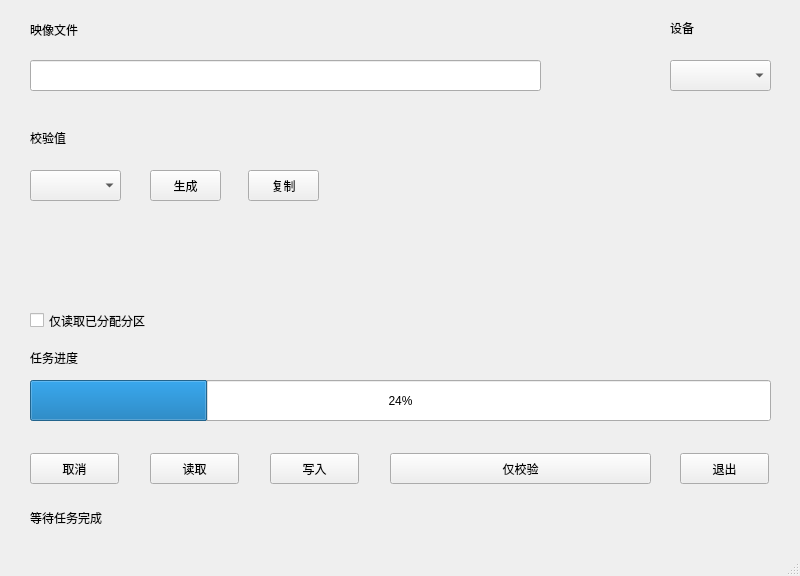
<?xml version="1.0" encoding="UTF-8"?>
<ui version="4.0">
 <class>MainWindow</class>
 <widget class="QMainWindow" name="MainWindow">
  <property name="geometry">
   <rect>
    <x>0</x>
    <y>0</y>
    <width>800</width>
    <height>576</height>
   </rect>
  </property>
  <property name="windowTitle">
   <string>MainWindow</string>
  </property>
  <widget class="QWidget" name="centralwidget">
   <widget class="QLabel" name="label">
    <property name="geometry">
     <rect>
      <x>30</x>
      <y>20</y>
      <width>61</width>
      <height>20</height>
     </rect>
    </property>
    <property name="text">
     <string>映像文件</string>
    </property>
   </widget>
   <widget class="QLabel" name="label_2">
    <property name="geometry">
     <rect>
      <x>670</x>
      <y>20</y>
      <width>72</width>
      <height>15</height>
     </rect>
    </property>
    <property name="text">
     <string>设备</string>
    </property>
   </widget>
   <widget class="QLabel" name="label_3">
    <property name="geometry">
     <rect>
      <x>30</x>
      <y>130</y>
      <width>72</width>
      <height>15</height>
     </rect>
    </property>
    <property name="text">
     <string>校验值</string>
    </property>
   </widget>
   <widget class="QLabel" name="label_4">
    <property name="geometry">
     <rect>
      <x>30</x>
      <y>350</y>
      <width>72</width>
      <height>15</height>
     </rect>
    </property>
    <property name="text">
     <string>任务进度</string>
    </property>
   </widget>
   <widget class="QLabel" name="label_6">
    <property name="geometry">
     <rect>
      <x>30</x>
      <y>510</y>
      <width>111</width>
      <height>16</height>
     </rect>
    </property>
    <property name="text">
     <string>等待任务完成</string>
    </property>
   </widget>
   <widget class="QLineEdit" name="lineEdit">
    <property name="geometry">
     <rect>
      <x>30</x>
      <y>60</y>
      <width>511</width>
      <height>31</height>
     </rect>
    </property>
   </widget>
   <widget class="QComboBox" name="comboBox">
    <property name="geometry">
     <rect>
      <x>670</x>
      <y>60</y>
      <width>101</width>
      <height>31</height>
     </rect>
    </property>
   </widget>
   <widget class="QComboBox" name="comboBox_2">
    <property name="geometry">
     <rect>
      <x>30</x>
      <y>170</y>
      <width>91</width>
      <height>31</height>
     </rect>
    </property>
   </widget>
   <widget class="QCheckBox" name="checkBox">
    <property name="geometry">
     <rect>
      <x>30</x>
      <y>310</y>
      <width>151</width>
      <height>21</height>
     </rect>
    </property>
    <property name="text">
     <string>仅读取已分配分区</string>
    </property>
   </widget>
   <widget class="QProgressBar" name="progressBar">
    <property name="geometry">
     <rect>
      <x>30</x>
      <y>380</y>
      <width>741</width>
      <height>41</height>
     </rect>
    </property>
    <property name="value">
     <number>24</number>
    </property>
   </widget>
   <widget class="QPushButton" name="pushButton">
    <property name="geometry">
     <rect>
      <x>30</x>
      <y>453</y>
      <width>89</width>
      <height>31</height>
     </rect>
    </property>
    <property name="text">
     <string>取消</string>
    </property>
   </widget>
   <widget class="QPushButton" name="pushButton_2">
    <property name="geometry">
     <rect>
      <x>150</x>
      <y>453</y>
      <width>89</width>
      <height>31</height>
     </rect>
    </property>
    <property name="text">
     <string>读取</string>
    </property>
   </widget>
   <widget class="QPushButton" name="pushButton_3">
    <property name="geometry">
     <rect>
      <x>270</x>
      <y>453</y>
      <width>89</width>
      <height>31</height>
     </rect>
    </property>
    <property name="text">
     <string>写入</string>
    </property>
   </widget>
   <widget class="QPushButton" name="pushButton_5">
    <property name="geometry">
     <rect>
      <x>390</x>
      <y>453</y>
      <width>261</width>
      <height>31</height>
     </rect>
    </property>
    <property name="text">
     <string>仅校验</string>
    </property>
   </widget>
   <widget class="QPushButton" name="pushButton_6">
    <property name="geometry">
     <rect>
      <x>680</x>
      <y>453</y>
      <width>89</width>
      <height>31</height>
     </rect>
    </property>
    <property name="text">
     <string>退出</string>
    </property>
   </widget>
   <widget class="QPushButton" name="pushButton_4">
    <property name="geometry">
     <rect>
      <x>150</x>
      <y>170</y>
      <width>71</width>
      <height>31</height>
     </rect>
    </property>
    <property name="text">
     <string>生成</string>
    </property>
   </widget>
   <widget class="QPushButton" name="pushButton_7">
    <property name="geometry">
     <rect>
      <x>248</x>
      <y>170</y>
      <width>71</width>
      <height>31</height>
     </rect>
    </property>
    <property name="text">
     <string>复制</string>
    </property>
   </widget>
  </widget>
  <widget class="QStatusBar" name="statusbar"/>
 </widget>
 <resources/>
 <connections/>
</ui>
